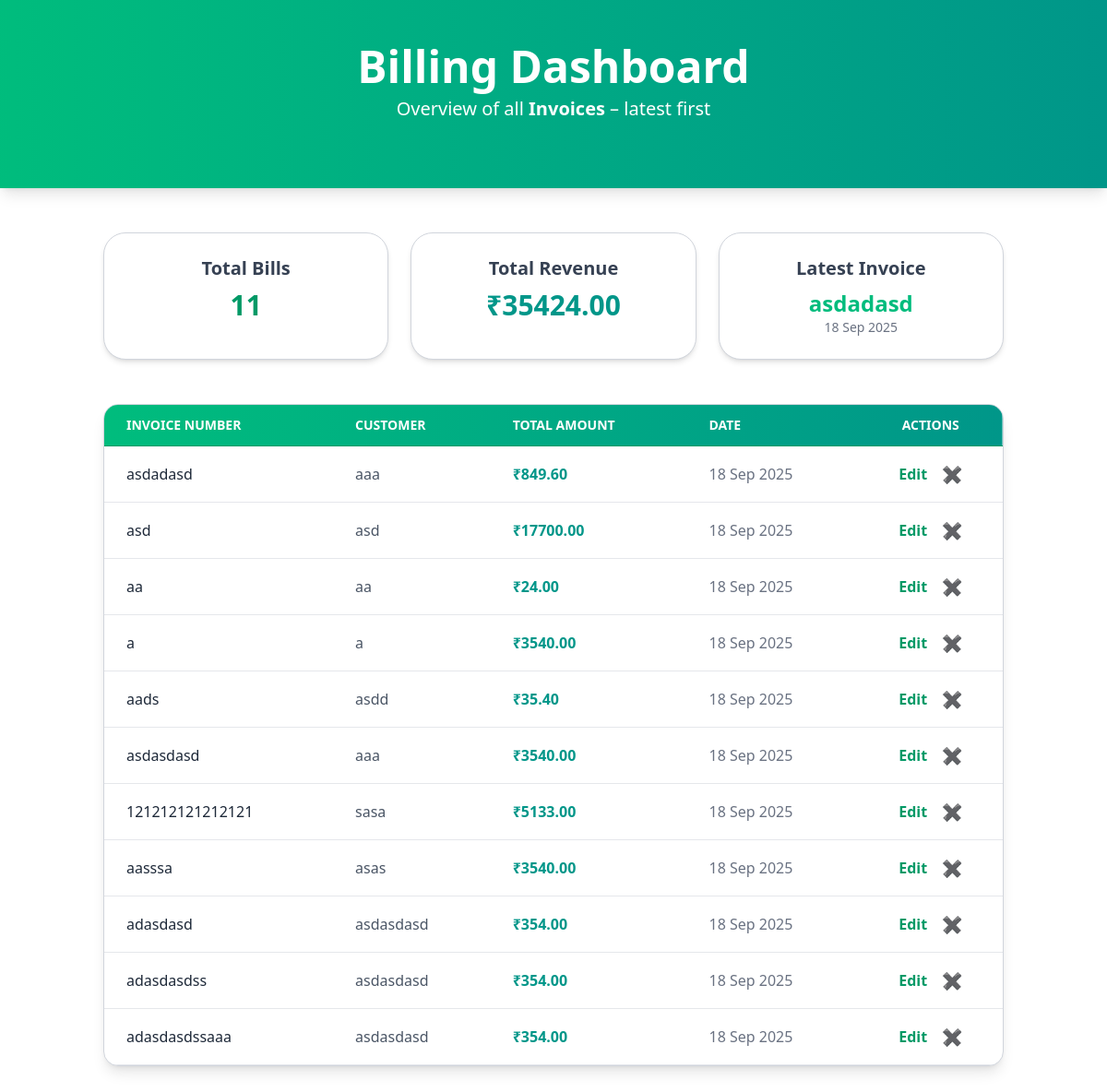
Page /billing/dashboard/ on the earlier database version.
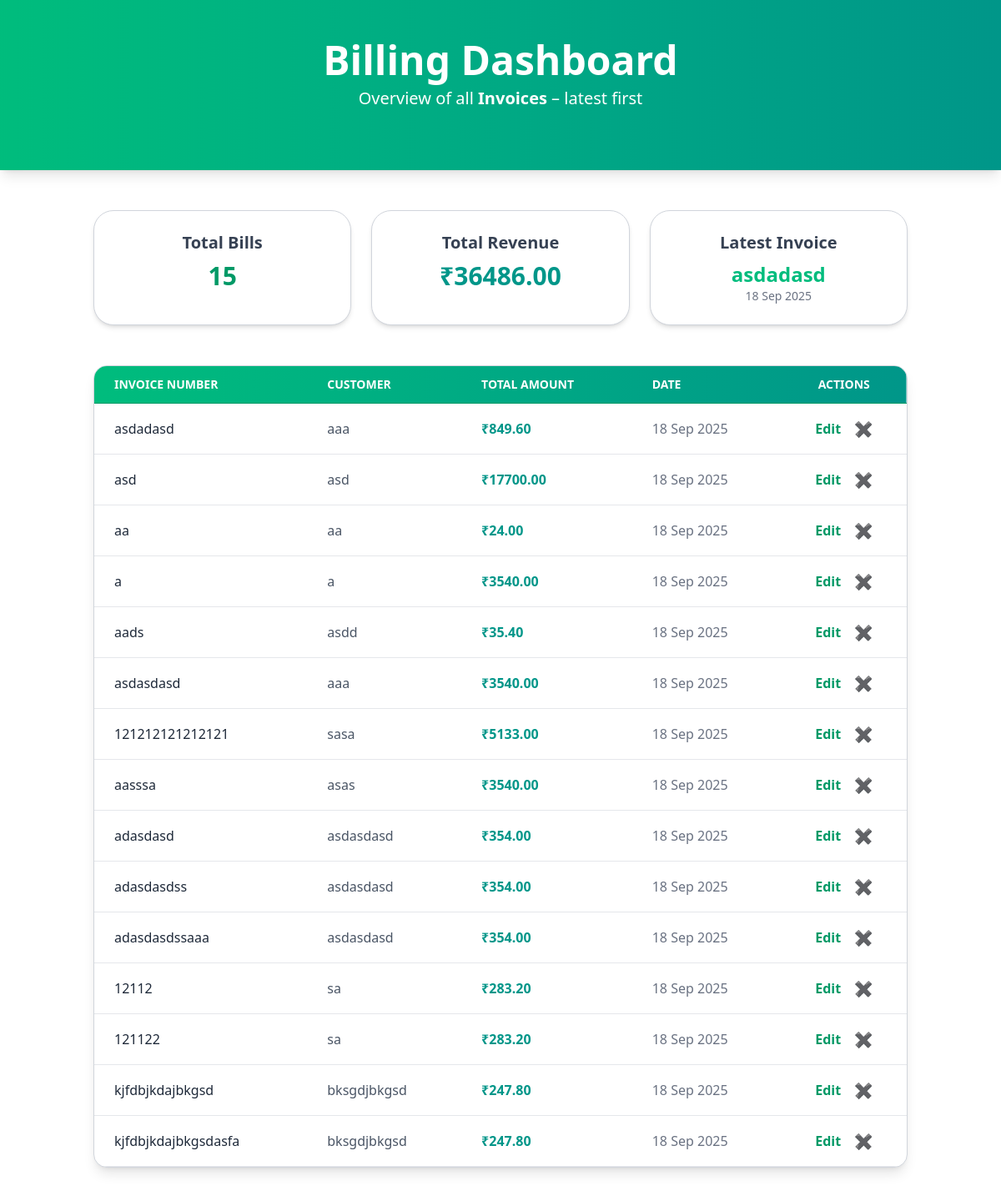
Same page on the later database version.
### Billing/models.py (models this page shows, shortened)
class Bill(models.Model):
    bill_number = models.CharField(max_length=20, unique=True, editable=False, blank=True)
    date = models.DateField(auto_now_add=True)
    customer_name = models.CharField(max_length=100)
    @property
    def total_amount(self):
        return sum(item.total_amount for item in self.items.all())

class BillItem(models.Model):
    bill = models.ForeignKey(Bill, related_name='items', on_delete=models.CASCADE)
    product = models.ForeignKey(Product, on_delete=models.CASCADE)
    quantity = models.PositiveIntegerField()
    price = models.DecimalField(max_digits=10, decimal_places=2)  # Store final unit price
    tax_rate = models.DecimalField(max_digits=5, decimal_places=2)  # Store at time of sale
    @property
    def total_amount(self):
        base = self.price * self.quantity
        tax = base * (self.tax_rate / 100)
        return base + tax

### Billing/views.py (the view)
# urls.py: path('dashboard/', views.dashboard, name='dashboard'),
def dashboard(request):
    bills = Bill.objects.all().order_by('-date')
    total_revenue = sum(bill.total_amount for bill in bills)
    context = {
        'bills': bills,
        'total_revenue': total_revenue,
    }
    return render(request, 'Billing/dashboard.html', context)

### Billing/templates/Billing/dashboard.html (shortened to what this page needs)
{% extends "main/layout.html" %}
{% block content %}
<section class="bg-gradient-to-r from-emerald-500 to-teal-600 text-white py-12 text-center shadow-lg">
    <h1 class="text-4xl md:text-5xl font-extrabold mb-2">Billing Dashboard</h1>
    <p class="text-lg md:text-xl mb-6">
        Overview of all <span class="font-semibold">Invoices</span> – latest first
    </p>
</section>
<section class="container mx-auto px-6 py-12">
    <div class="grid grid-cols-1 md:grid-cols-3 gap-6 mb-12">
        <div class="bg-white rounded-3xl border border-gray-300 shadow-md p-6 text-center hover:shadow-xl transition duration-300">
            <h2 class="text-xl font-semibold text-gray-700 mb-2">Total Bills</h2>
            <p class="text-3xl font-bold text-emerald-600">{{ bills.count }}</p>
        </div>
        <div class="bg-white rounded-3xl border border-gray-300 shadow-md p-6 text-center hover:shadow-xl transition duration-300">
            <h2 class="text-xl font-semibold text-gray-700 mb-2">Total Revenue</h2>
            <p class="text-3xl font-bold text-teal-600">
                ₹{{ total_revenue|floatformat:2 }}
            </p>
        </div>
        <div class="bg-white rounded-3xl border border-gray-300 shadow-md p-6 text-center hover:shadow-xl transition duration-300">
            <h2 class="text-xl font-semibold text-gray-700 mb-2">Latest Invoice</h2>
            {% if bills %}
                <p class="text-2xl font-bold text-emerald-500">{{ bills.first.bill_number }}</p>
                <p class="text-gray-500 text-sm">{{ bills.first.date|date:"d M Y" }}</p>
            {% else %}
                <p class="text-gray-500">No bills yet</p>
            {% endif %}
        </div>
    </div>
    <div class="overflow-x-auto bg-white rounded-2xl border border-gray-300 shadow-lg">
        <table class="min-w-full border-collapse">
            <thead class="bg-gradient-to-r from-emerald-500 to-teal-600 text-white">
                <tr>
                    <th class="px-6 py-3 text-left text-sm font-semibold uppercase border-b border-emerald-600">Invoice Number</th>
                    <th class="px-6 py-3 text-left text-sm font-semibold uppercase border-b border-emerald-600">Customer</th>
                    <th class="px-6 py-3 text-left text-sm font-semibold uppercase border-b border-emerald-600">Total Amount</th>
                    <th class="px-6 py-3 text-left text-sm font-semibold uppercase border-b border-emerald-600">Date</th>
                    <th class="px-6 py-3 text-center text-sm font-semibold uppercase border-b border-emerald-600">Actions</th>
                </tr>
            </thead>
            <tbody>
                {% for bill in bills %}
                <tr class="hover:bg-gray-50 transition duration-200 border-b border-gray-200">
                    <td class="px-6 py-4 font-medium text-gray-800">{{ bill.bill_number }}</td>
                    <td class="px-6 py-4 text-gray-600">{{ bill.customer_name }}</td>
                    <td class="px-6 py-4 font-semibold text-teal-600">₹{{ bill.total_amount|floatformat:2 }}</td>
                    <td class="px-6 py-4 text-gray-500">{{ bill.date|date:"d M Y" }}</td>
                    <td class="px-6 py-4 flex items-center justify-center gap-4">
                        <a href="{% url 'Billing:edit-bill' bill.id %}"
                           class="text-emerald-600 hover:text-emerald-800 font-semibold">Edit</a>
                        <form action="{% url 'Billing:delete-bill' bill.id %}" method="post" class="inline">
                            <button type="submit"
                                class="text-red-500 hover:text-red-700 font-bold text-lg"
                                title="Delete Invoice">✖</button>
                        </form>
                    </td>
                </tr>
                {% empty %}
                <tr>
                    <td colspan="5" class="px-6 py-4 text-center text-gray-500">No bills yet</td>
                </tr>
                {% endfor %}
            </tbody>
        </table>
    </div>
</section>
{% endblock %}

Differences in the rows shown:
added Bill: bill_number "12112", customer_name "sa", total_amount "283.20", date "18 Sep 2025"
added Bill: bill_number "121122", customer_name "sa", total_amount "283.20", date "18 Sep 2025"
added Bill: bill_number "kjfdbjkdajbkgsd", customer_name "bksgdjbkgsd", total_amount "247.80", date "18 Sep 2025"
added Bill: bill_number "kjfdbjkdajbkgsdasfa", customer_name "bksgdjbkgsd", total_amount "247.80", date "18 Sep 2025"
Other differences:
{{ bills.count }}: "11" → "15"
{{ total_revenue|floatformat:2 }}: "35424.00" → "36486.00"
